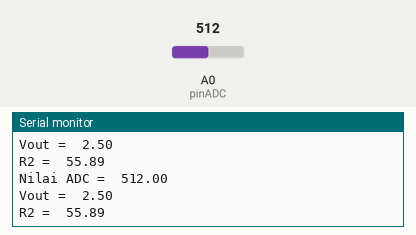
This sketch was run on a simulated Arduino Uno, built with avr-gcc and run on an emulated ATmega328P. On the bench: the last lines printed to the serial monitor. Inputs (shaded band) come from the test bench; at power-on: A0 (pinADC) = 512.

Above: at 2.3 s.
2.4 s: A0 (pinADC) set to 0
At 4.2 s:
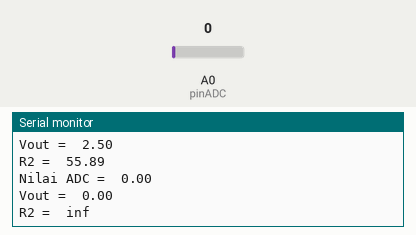
6.0 s: A0 (pinADC) set to 122
At 6.7 s:
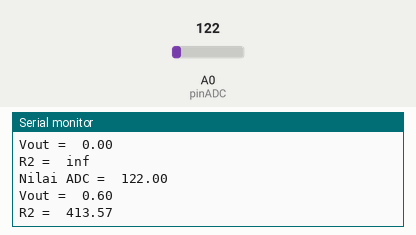
Timing chart, 0 to 9.0 s (numbered marks = the images above; inputs shaded):
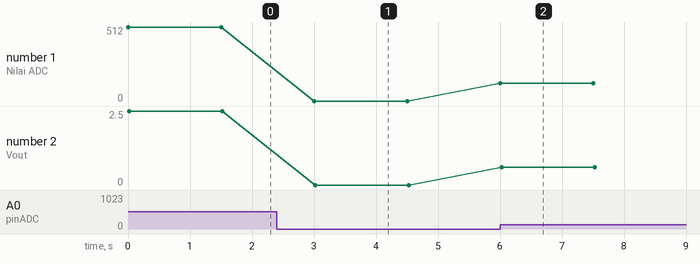

Measured:
- after the input at 2.4 s, the serial monitor: prints a new line after 0.60 s (image 1)
- after the input at 6.0 s, the serial monitor: prints a new line at once (image 2)
- plotted number 1: 512 → 0 after the input at 2.4 s, 0 → 122 after the input at 6.0 s
- plotted number 2: 2.5 → 0 after the input at 2.4 s, 0 → 0.6 after the input at 6.0 s

The sketch:

Project_Ohmmeter_09.ino
```cpp
/* Projek Ohm Meter
 Arif Budiman
 4211501009
 MK - 3A
 */

const int pinADC = A0;
float nilaiADC = 0;
float Vin = 5; //volt
float Vout = 0;//volt
float R1 = 56; //ohm
float R2 = 0; //ohm

void setup ()
{
  Serial.begin(9600);
}

void loop ()
{

  nilaiADC = analogRead(pinADC);  // baca Vout pada analog input pin A0
  Vout = (Vin*nilaiADC)/1023;    // konversi Vout ke volt
  R2 = ((Vin/Vout)-1) * R1;
  Serial.print("Nilai ADC =  ");
  Serial.println(nilaiADC);
  Serial.print("Vout =  "); //volt
  Serial.println(Vout);
  Serial.print("R2 =  "); //ohm
  Serial.println(R2);
    Serial.print("\n");
  delay(1500);

}
```
